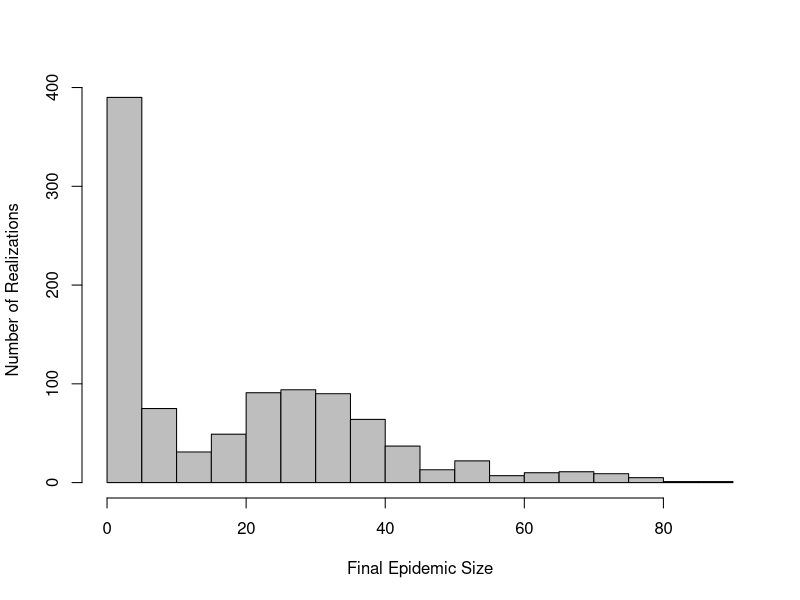
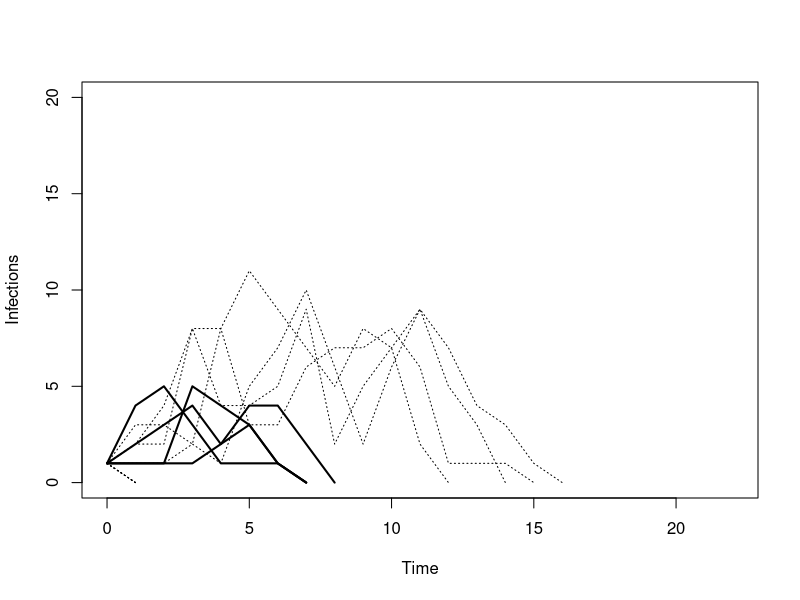
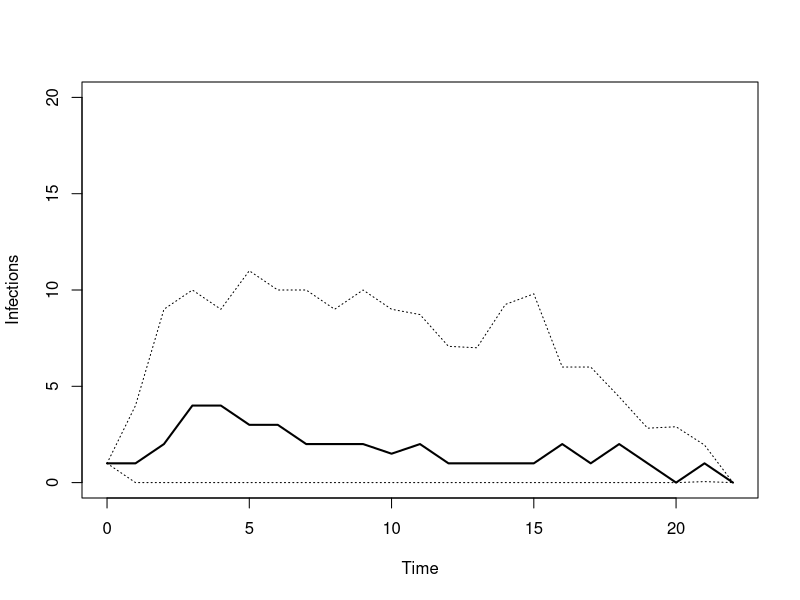
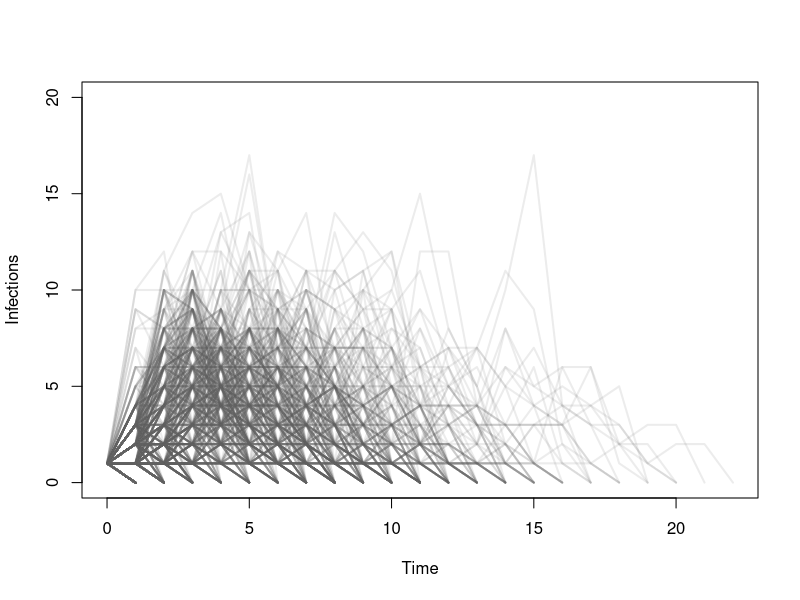
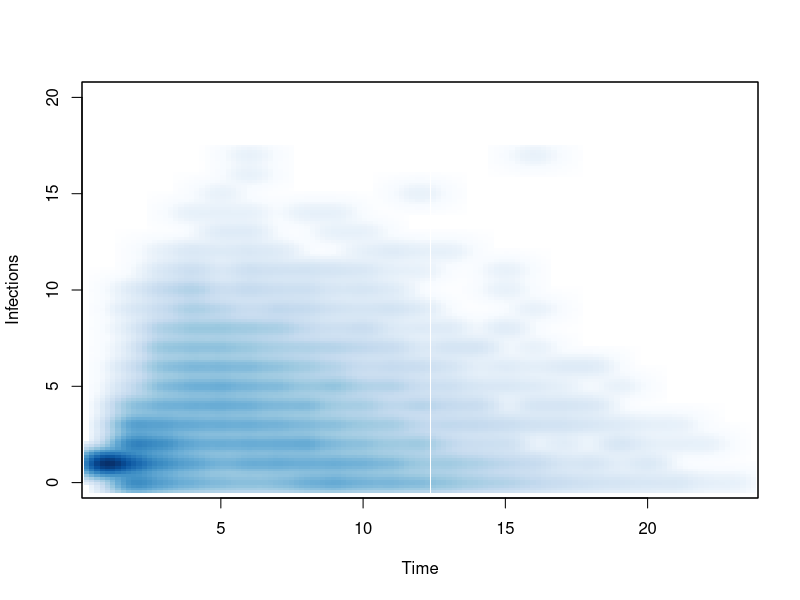
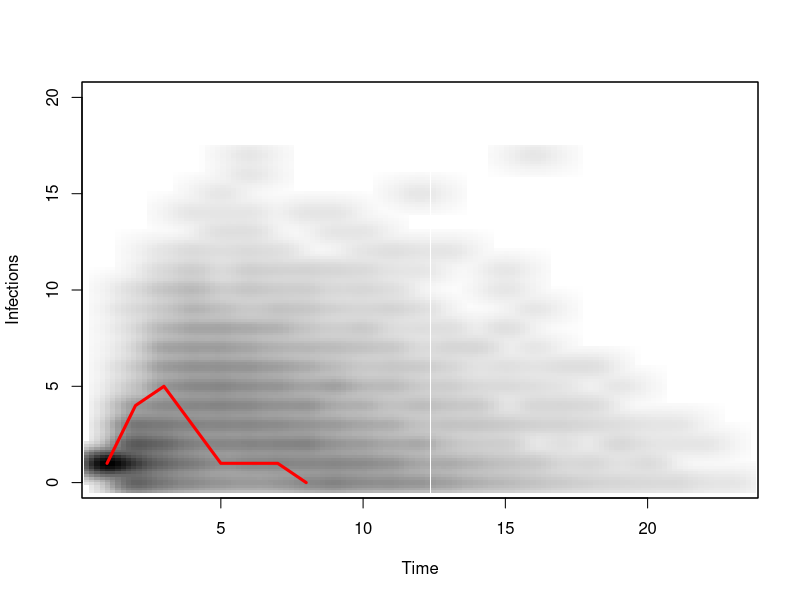

Here is the R script that generated these plots, in order:
####################################################################################################
# Source code: Visualizing Results from Infection Transmission Models:                             #
# A Case Against 'Confidence Intervals'                                                            #
# Author: Eric Lofgren, MSPH (Eric.Lofgren@unc.edu)                                                #                       
# Affiliation: Dept. of Epidemiology, UNC Gillings School of Global Public Health, Chapel Hill, NC #
####################################################################################################

##########################
# Simulation Information #
##########################
# Simulation was run using EpiFire 2.33 (http://sourceforge.net/projects/epifire/)
# Network data source: Largest connected component of Goodreau’s Faux Mesa High School from statnet
# Simulation type: Percolation
# Transmissibility: 0.5053
# Patient zero count: 1
# Number of runs: 1000
# Results file: visualizing_data.dat

###########################################################
# Setting Global Variables, Modifying Data Sets as Needed #
###########################################################

#Install and load necessary libraries
install.packages("RColorBrewer")
library(RColorBrewer)


#Download visualizing_data.dat, move it to your R working directory
#Import data into R
epidemic_timeseries <- read.csv("visualizing_data.dat", sep=",", header= F)

#Create a matrix-based representation of the results, set a few details about the simulation
#This will be used in Figure 3C and in the creation of other variables
timeseries_matrix <- as.matrix(epidemic_timeseries)
max_length <- 22 # Number of observations in epidemic_timeseries - 1
realizations <- 1000 # How many realizations of the model were run

#Create a new vector with the total number of cases for each epidemic
epidemic_sizes <- colSums(timeseries_matrix, na.rm = TRUE)
median_size<- median(epidemic_sizes)
upper_size <- quantile(epidemic_sizes, probs = c(0.975), na.rm=TRUE)
lower_size <- quantile(epidemic_sizes, probs = c(0.025), na.rm=TRUE)

#Select possible realizations representing the median, 2.5th and 97.5th percentiles of epidemic size
#Draw 4 of each. More can be drawn, but plot becomes progressively less clear
#These will be used for Figure 3A
median_candidates <- which(epidemic_sizes == median_size)
median_sample <- sample(median_candidates, 4)
median_realizations<- epidemic_timeseries[median_sample]

upper_candidates <- which(epidemic_sizes == upper_size)
upper_sample <- sample(upper_candidates, 4)
upper_realizations<- epidemic_timeseries[upper_sample]

lower_candidates <- which(epidemic_sizes == lower_size)
lower_sample <- sample(lower_candidates, 4)
lower_realizations<- epidemic_timeseries[lower_sample]

#Find the median and pointwise 2.5th and 97.5th quantiles for each simulated timestep
#This will be used for Figure 3B
median_line <- apply(epidemic_timeseries, 1, median, na.rm = TRUE)
pointwise_CI <- apply(epidemic_timeseries, 1, quantile, probs = c(0.025, 0.975),  na.rm = TRUE)

#Create a long dataset with all epidemics in a single column with a timestamp
#This will be used in Figure 3D
stack_series <- stack(epidemic_timeseries)
timestamp <- data.frame(rep(seq(1,23),realizations))
long_series<- cbind(stack_series,timestamp)
long_series<- long_series[,-2] #delete extraneous column

############
# Figure 2 #
############
#Histogram of Final Epidemic Sizes
pdf('epidemic_histogram.pdf')
hist(epidemic_sizes, breaks = 20, col = "grey", xlab = "Final Epidemic Size", ylab = "Number of Realizations", main="")
dev.off()

#############
# Figure 3A #
#############
#Plot four realizations each of the median, 2.5th and 97.5th percentiles of epidemic sizes
pdf('final_size_intervals.pdf')
plot(0:max_length, rep(NA,max_length+1),main="", xlab="Time",ylab="Infections", ylim=c(0,20))
for (i in 1:4){
	lines(0:max_length,median_realizations[,i], lwd = 2, col = "black")
	lines(0:max_length,upper_realizations[,i], lwd = 1, col = "black", lty = 3)
	lines(0:max_length,lower_realizations[,i], lwd = 1, col = "black", lty = 3)
}
dev.off()

#############
# Figure 3B #
#############
#Plot the pointwise median, 2.5th and 97.5th percentiles of the simulations
pdf('pointwise_intervals.pdf')
plot(0:max_length, rep(NA,max_length+1), main="", xlab="Time",ylab="Infections",ylim=c(0,20))
lines(0:max_length,median_line,lwd=2,col="black") #Plot Median Line
lines(0:max_length,pointwise_CI[1,], lwd=1, col="black", lty = 3) #Plot Lower Interval
lines(0:max_length,pointwise_CI[2,], lwd=1, col="black", lty=3) #Plot Upper Interval
dev.off()

#############
# Figure 3C #
#############
#Plot of each run individually, with transparency set to 70% transparent
pdf('overplotted_lines.pdf')
plot(0:max_length, rep(NA,max_length+1),main="",xlab="Time", ylab="Infections", ylim=c(0,20))
for (i in 1:realizations) {
  lines(0:max_length, timeseries_matrix [ ,i],lwd=2,col=rgb(100,100,100,30,maxColorValue=255))
}
dev.off()

#############
# Figure 3D #
#############
#Smooth scatterplot of the epidemic data, with 128 bins, and plotting of the individual points turned off
pdf('smoothed.pdf')
smoothScatter(long_series[,2],long_series[,1],nbin=128,nrpoints=0,main="", xlab="Time",ylab="Infections", ylim=c(0,20))
dev.off()

#############
# eFigure 1 #
#############
# Smooth greyscale scatterplot similar to Figure 3D, with the addition of a single overlayed trajectory of interest
# In this example, the trajectory plotted is one of the candidate "median" realizations
pdf('smooth_with_trajectory.pdf')
smoothScatter(long_series[,2],long_series[,1],nbin=128,nrpoints=0,main="", xlab="Time",ylab="Infections", ylim=c(0,20),colramp=colorRampPalette(RColorBrewer::brewer.pal(9,"Greys")))
single_trajectory <- epidemic_timeseries[sample(median_candidates, 1)]
lines(single_trajectory, lwd = 3, col = "red")
dev.off()

